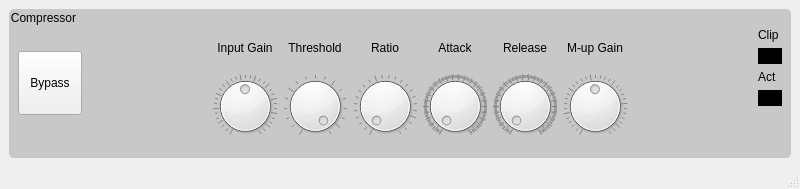
<?xml version="1.0" encoding="UTF-8"?>
<ui version="4.0">
 <class>MainWindow</class>
 <widget class="QMainWindow" name="MainWindow">
  <property name="geometry">
   <rect>
    <x>0</x>
    <y>0</y>
    <width>800</width>
    <height>189</height>
   </rect>
  </property>
  <property name="windowTitle">
   <string>QJackAudio Demo</string>
  </property>
  <widget class="QWidget" name="centralwidget">
   <layout class="QVBoxLayout" name="verticalLayout">
    <item>
     <widget class="QGroupBox" name="groupBox">
      <property name="styleSheet">
       <string notr="true">QGroupBox {
	background: rgb(200, 200, 200);
	border-radius: 5px;
}
</string>
      </property>
      <property name="title">
       <string>Compressor</string>
      </property>
      <layout class="QVBoxLayout" name="verticalLayout_8">
       <item>
        <spacer name="verticalSpacer_2">
         <property name="orientation">
          <enum>Qt::Vertical</enum>
         </property>
         <property name="sizeHint" stdset="0">
          <size>
           <width>20</width>
           <height>19</height>
          </size>
         </property>
        </spacer>
       </item>
       <item>
        <layout class="QHBoxLayout" name="horizontalLayout">
         <item>
          <widget class="QPushButton" name="bypassPushButton">
           <property name="minimumSize">
            <size>
             <width>64</width>
             <height>64</height>
            </size>
           </property>
           <property name="maximumSize">
            <size>
             <width>64</width>
             <height>64</height>
            </size>
           </property>
           <property name="text">
            <string>Bypass</string>
           </property>
           <property name="checkable">
            <bool>true</bool>
           </property>
          </widget>
         </item>
         <item>
          <spacer name="horizontalSpacer">
           <property name="orientation">
            <enum>Qt::Horizontal</enum>
           </property>
           <property name="sizeHint" stdset="0">
            <size>
             <width>40</width>
             <height>20</height>
            </size>
           </property>
          </spacer>
         </item>
         <item>
          <layout class="QVBoxLayout" name="verticalLayout_2">
           <item>
            <widget class="QLabel" name="label">
             <property name="text">
              <string>Input Gain</string>
             </property>
             <property name="alignment">
              <set>Qt::AlignCenter</set>
             </property>
            </widget>
           </item>
           <item>
            <widget class="QDial" name="inputGainDial">
             <property name="minimumSize">
              <size>
               <width>64</width>
               <height>64</height>
              </size>
             </property>
             <property name="maximumSize">
              <size>
               <width>64</width>
               <height>64</height>
              </size>
             </property>
             <property name="minimum">
              <number>-64</number>
             </property>
             <property name="maximum">
              <number>64</number>
             </property>
             <property name="pageStep">
              <number>3</number>
             </property>
             <property name="invertedAppearance">
              <bool>false</bool>
             </property>
             <property name="invertedControls">
              <bool>false</bool>
             </property>
             <property name="wrapping">
              <bool>false</bool>
             </property>
             <property name="notchesVisible">
              <bool>true</bool>
             </property>
            </widget>
           </item>
          </layout>
         </item>
         <item>
          <layout class="QVBoxLayout" name="verticalLayout_3">
           <item>
            <widget class="QLabel" name="label_2">
             <property name="text">
              <string>Threshold</string>
             </property>
             <property name="alignment">
              <set>Qt::AlignCenter</set>
             </property>
            </widget>
           </item>
           <item>
            <widget class="QDial" name="thresholdDial">
             <property name="minimumSize">
              <size>
               <width>64</width>
               <height>64</height>
              </size>
             </property>
             <property name="maximumSize">
              <size>
               <width>64</width>
               <height>64</height>
              </size>
             </property>
             <property name="minimum">
              <number>-64</number>
             </property>
             <property name="maximum">
              <number>0</number>
             </property>
             <property name="invertedAppearance">
              <bool>false</bool>
             </property>
             <property name="invertedControls">
              <bool>false</bool>
             </property>
             <property name="wrapping">
              <bool>false</bool>
             </property>
             <property name="notchesVisible">
              <bool>true</bool>
             </property>
            </widget>
           </item>
          </layout>
         </item>
         <item>
          <layout class="QVBoxLayout" name="verticalLayout_4">
           <item>
            <widget class="QLabel" name="label_3">
             <property name="text">
              <string>Ratio</string>
             </property>
             <property name="alignment">
              <set>Qt::AlignCenter</set>
             </property>
            </widget>
           </item>
           <item>
            <widget class="QDial" name="ratioDial">
             <property name="minimumSize">
              <size>
               <width>64</width>
               <height>64</height>
              </size>
             </property>
             <property name="maximumSize">
              <size>
               <width>64</width>
               <height>64</height>
              </size>
             </property>
             <property name="minimum">
              <number>1</number>
             </property>
             <property name="maximum">
              <number>24</number>
             </property>
             <property name="invertedAppearance">
              <bool>false</bool>
             </property>
             <property name="invertedControls">
              <bool>false</bool>
             </property>
             <property name="wrapping">
              <bool>false</bool>
             </property>
             <property name="notchesVisible">
              <bool>true</bool>
             </property>
            </widget>
           </item>
          </layout>
         </item>
         <item>
          <layout class="QVBoxLayout" name="verticalLayout_5">
           <item>
            <widget class="QLabel" name="label_4">
             <property name="text">
              <string>Attack</string>
             </property>
             <property name="alignment">
              <set>Qt::AlignCenter</set>
             </property>
            </widget>
           </item>
           <item>
            <widget class="QDial" name="attackDial">
             <property name="minimumSize">
              <size>
               <width>64</width>
               <height>64</height>
              </size>
             </property>
             <property name="maximumSize">
              <size>
               <width>64</width>
               <height>64</height>
              </size>
             </property>
             <property name="maximum">
              <number>500</number>
             </property>
             <property name="invertedAppearance">
              <bool>false</bool>
             </property>
             <property name="invertedControls">
              <bool>false</bool>
             </property>
             <property name="wrapping">
              <bool>false</bool>
             </property>
             <property name="notchesVisible">
              <bool>true</bool>
             </property>
            </widget>
           </item>
          </layout>
         </item>
         <item>
          <layout class="QVBoxLayout" name="verticalLayout_6">
           <item>
            <widget class="QLabel" name="label_5">
             <property name="text">
              <string>Release</string>
             </property>
             <property name="alignment">
              <set>Qt::AlignCenter</set>
             </property>
            </widget>
           </item>
           <item>
            <widget class="QDial" name="releaseDial">
             <property name="minimumSize">
              <size>
               <width>64</width>
               <height>64</height>
              </size>
             </property>
             <property name="maximumSize">
              <size>
               <width>64</width>
               <height>64</height>
              </size>
             </property>
             <property name="maximum">
              <number>500</number>
             </property>
             <property name="invertedAppearance">
              <bool>false</bool>
             </property>
             <property name="invertedControls">
              <bool>false</bool>
             </property>
             <property name="wrapping">
              <bool>false</bool>
             </property>
             <property name="notchesVisible">
              <bool>true</bool>
             </property>
            </widget>
           </item>
          </layout>
         </item>
         <item>
          <layout class="QVBoxLayout" name="verticalLayout_7">
           <item>
            <widget class="QLabel" name="label_6">
             <property name="text">
              <string>M-up Gain</string>
             </property>
             <property name="alignment">
              <set>Qt::AlignCenter</set>
             </property>
            </widget>
           </item>
           <item>
            <widget class="QDial" name="makeupGainDial">
             <property name="minimumSize">
              <size>
               <width>64</width>
               <height>64</height>
              </size>
             </property>
             <property name="maximumSize">
              <size>
               <width>64</width>
               <height>64</height>
              </size>
             </property>
             <property name="minimum">
              <number>-64</number>
             </property>
             <property name="maximum">
              <number>64</number>
             </property>
             <property name="invertedAppearance">
              <bool>false</bool>
             </property>
             <property name="invertedControls">
              <bool>false</bool>
             </property>
             <property name="wrapping">
              <bool>false</bool>
             </property>
             <property name="notchesVisible">
              <bool>true</bool>
             </property>
            </widget>
           </item>
          </layout>
         </item>
         <item>
          <spacer name="horizontalSpacer_2">
           <property name="orientation">
            <enum>Qt::Horizontal</enum>
           </property>
           <property name="sizeHint" stdset="0">
            <size>
             <width>40</width>
             <height>20</height>
            </size>
           </property>
          </spacer>
         </item>
         <item>
          <layout class="QVBoxLayout" name="verticalLayout_9">
           <item>
            <widget class="QLabel" name="label_7">
             <property name="text">
              <string>Clip</string>
             </property>
            </widget>
           </item>
           <item>
            <widget class="QLabel" name="clipLabel">
             <property name="minimumSize">
              <size>
               <width>24</width>
               <height>16</height>
              </size>
             </property>
             <property name="maximumSize">
              <size>
               <width>24</width>
               <height>16</height>
              </size>
             </property>
             <property name="styleSheet">
              <string notr="true">background: black;

</string>
             </property>
             <property name="text">
              <string/>
             </property>
            </widget>
           </item>
           <item>
            <widget class="QLabel" name="label_9">
             <property name="text">
              <string>Act</string>
             </property>
            </widget>
           </item>
           <item>
            <widget class="QLabel" name="activeLabel">
             <property name="minimumSize">
              <size>
               <width>24</width>
               <height>16</height>
              </size>
             </property>
             <property name="maximumSize">
              <size>
               <width>24</width>
               <height>16</height>
              </size>
             </property>
             <property name="styleSheet">
              <string notr="true">background: black;
</string>
             </property>
             <property name="text">
              <string/>
             </property>
            </widget>
           </item>
           <item>
            <spacer name="verticalSpacer_3">
             <property name="orientation">
              <enum>Qt::Vertical</enum>
             </property>
             <property name="sizeHint" stdset="0">
              <size>
               <width>20</width>
               <height>40</height>
              </size>
             </property>
            </spacer>
           </item>
          </layout>
         </item>
        </layout>
       </item>
       <item>
        <spacer name="verticalSpacer">
         <property name="orientation">
          <enum>Qt::Vertical</enum>
         </property>
         <property name="sizeHint" stdset="0">
          <size>
           <width>20</width>
           <height>20</height>
          </size>
         </property>
        </spacer>
       </item>
      </layout>
     </widget>
    </item>
   </layout>
  </widget>
  <widget class="QMenuBar" name="menubar">
   <property name="geometry">
    <rect>
     <x>0</x>
     <y>0</y>
     <width>800</width>
     <height>25</height>
    </rect>
   </property>
  </widget>
  <widget class="QStatusBar" name="statusbar"/>
 </widget>
 <resources/>
 <connections/>
</ui>
